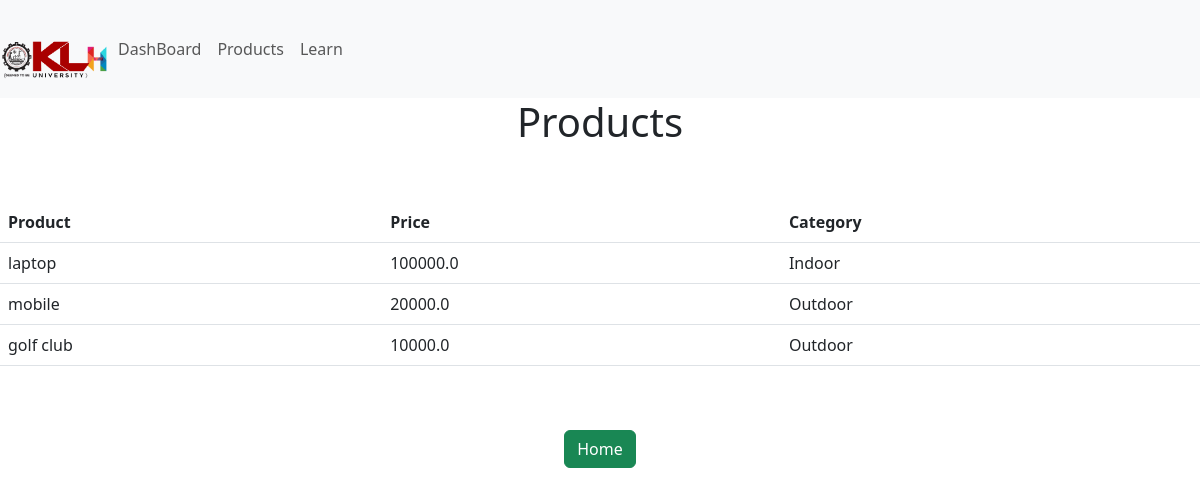
Page /products on the committed database.
### calc/models.py (models this page shows, shortened)
class Product(models.Model):
    category = (
        ('Indoor', 'Indoor'),
        ('Outdoor', 'Outdoor')
    )
    name = models.CharField(max_length=100, null=True)
    price = models.FloatField(null=True)
    category = models.CharField(max_length=100, null=True, choices=category)
    tags = models.ManyToManyField(Tag)

### calc/views.py (the view)
# urls.py: path('products',views.products, name='products'),
def products(request):
 products=Product.objects.all()
 return render(request,'products.html',{'prodlist':products})

### templates/products.html
{% extends 'base.html' %}
{% block content %}
<h1>Products</h1><br><br>
<table class="table">
    <tr>
        <th>Product</th>
        <th>Price</th>
        <th>Category</th>
    </tr>
    {% for product in prodlist %}
    <tr>
        <td>{{product.name}}</td>
        <td>{{product.price}}</td>
        <td>{{product.category}}</td>
    </tr>
    {% endfor %}
</table>
<br>
<br>
<a href="{% url 'home' %}"><button type="button" class="btn btn-success">Home</button></a>
{% endblock %}

### rows in the picture
Product: name "laptop", price "100000.0", category "Indoor"
Product: name "mobile", price "20000.0", category "Outdoor"
Product: name "golf club", price "10000.0", category "Outdoor"
